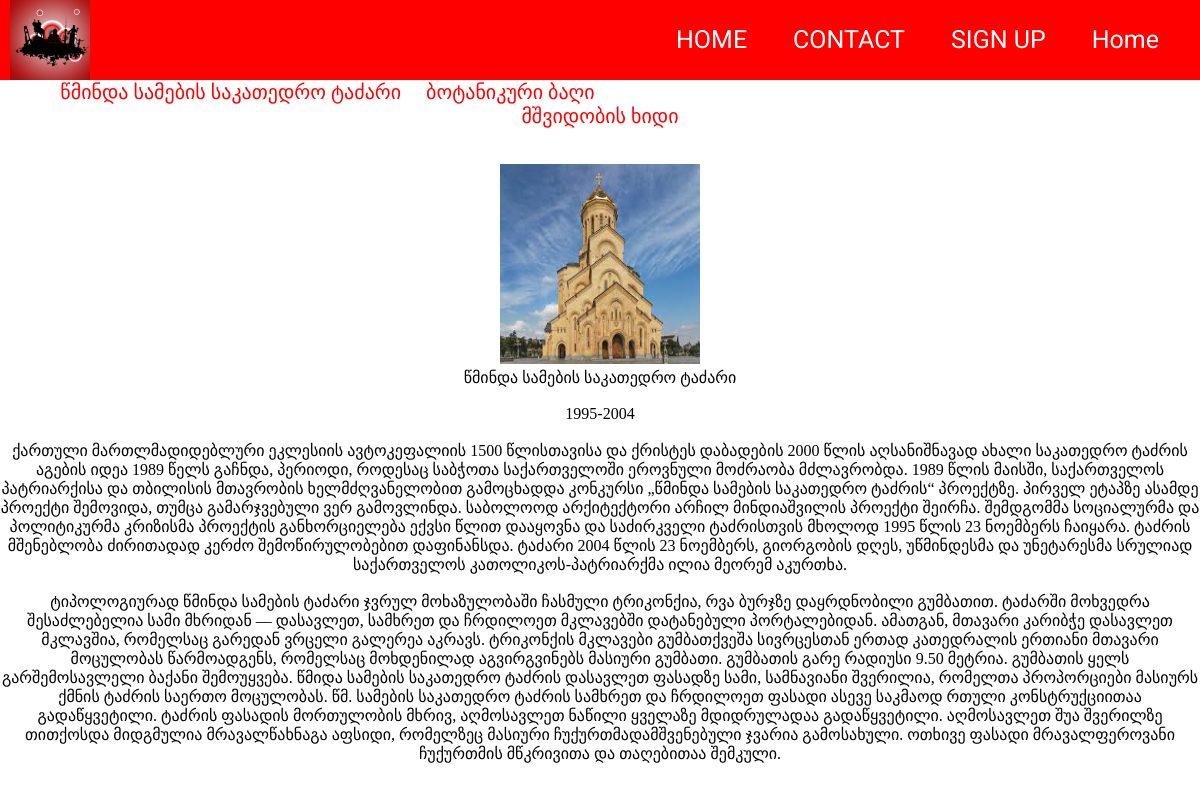
Page /?top=sameba on the committed database.
### tables this page shows
CREATE TABLE `ghirssh` (
  `ID` int(11) NOT NULL,
  `Name` varchar(50) NOT NULL,
  `Year` varchar(20) NOT NULL,
  `History` mediumtext NOT NULL,
  `Description` mediumtext NOT NULL
);

### view/sameba.php (the view)
<div class="body">
   <article>
   <img src="sameba.jpg" alt="" style="width:200px;height:200px;">
   <br>
         <?php
            $query = "SELECT * FROM ghirssh WHERE ID='1;'";
            $result = mysqli_query($connection, $query);
            $resultCheck = mysqli_num_rows($result);
            if($resultCheck > 0){
               while($row = mysqli_fetch_assoc($result)){
                  echo $row["Name"];
                  echo "<br>";
                  echo "<br>";
                  echo $row["Year"];
                  echo "<br>";
                  echo "<br>";
                  echo $row["History"];
                  echo "<br>";
                  echo "<br>";
                  echo $row["Description"];
                  echo "<br>";
               }
            }
         ?>
   </article>
</div>

### style.css (style rules this page uses)
* { padding: 0px; margin: 0px; text-align: center; }

### rows in the picture
ghirssh: Name "წმინდა სამების საკათედრო ტაძარი", Year "1995-2004", History "ქართული მართლმადიდებლური ეკლესიის ავტოკეფალიის 1500 წლისთავისა და ქრისტეს დაბადების 2000 წლის აღსანიშნავად ახალი საკათედრო ტაძრის აგების იდეა 1989 წელს გაჩნდა, პერიოდი, როდესაც საბჭოთა საქართველოში ეროვნული მოძრაობა მძლავრობდა. 1989 წლის მაისში, საქართველოს პატრიარქისა და თბილისის მთავრობის ხელმძღვანელობით გამოცხადდა კონკურსი „წმინდა სამების საკათედრო ტაძრის“ პროექტზე. პირველ ეტაპზე ასამდე პროექტი შემოვიდა, თუმცა გამარჯვებული ვერ გამოვლინდა. საბოლოოდ არქიტექტორი არჩილ მინდიაშვილის პროექტი შეირჩა. შემდგომმა სოციალურმა და პოლიტიკურმა კრიზისმა პროექტის განხორციელება ექვსი წლით დააყოვნა და საძირკველი ტაძრისთვის მხოლოდ 1995 წლის 23 ნოემბერს ჩაიყარა. ტაძრის მშენებლობა ძირითადად კერძო…", Description "ტიპოლოგიურად წმინდა სამების ტაძარი ჯვრულ მოხაზულობაში ჩასმული ტრიკონქია, რვა ბურჯზე დაყრდნობილი გუმბათით. ტაძარში მოხვედრა შესაძლებელია სამი მხრიდან — დასავლეთ, სამხრეთ და ჩრდილოეთ მკლავებში დატანებული პორტალებიდან. ამათგან, მთავარი კარიბჭე დასავლეთ მკლავშია, რომელსაც გარედან ვრცელი გალერეა აკრავს. ტრიკონქის მკლავები გუმბათქვეშა სივრცესთან ერთად კათედრალის ერთიანი მთავარი მოცულობას წარმოადგენს, რომელსაც მოხდენილად აგვირგვინებს მასიური გუმბათი. გუმბათის გარე რადიუსი 9.50 მეტრია. გუმბათის ყელს გარშემოსავლელი ბაქანი შემოუყვება. წმიდა სამების საკათედრო ტაძრის დასავლეთ ფასადზე სამი, სამნავიანი შვერილია, რომელთა პროპორციები მასიურს ქმნის ტაძრის საერთო მოცულობას. წმ. სამების საკათედრო ტაძრის…"
